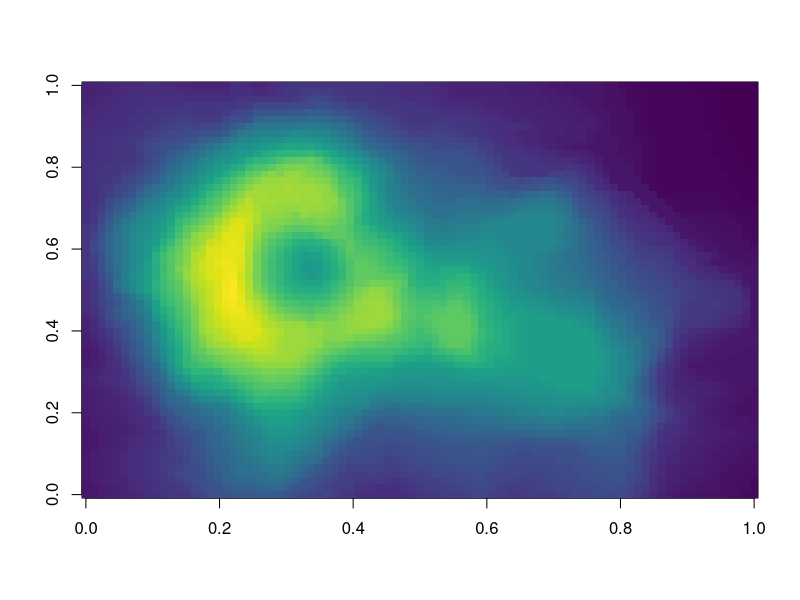
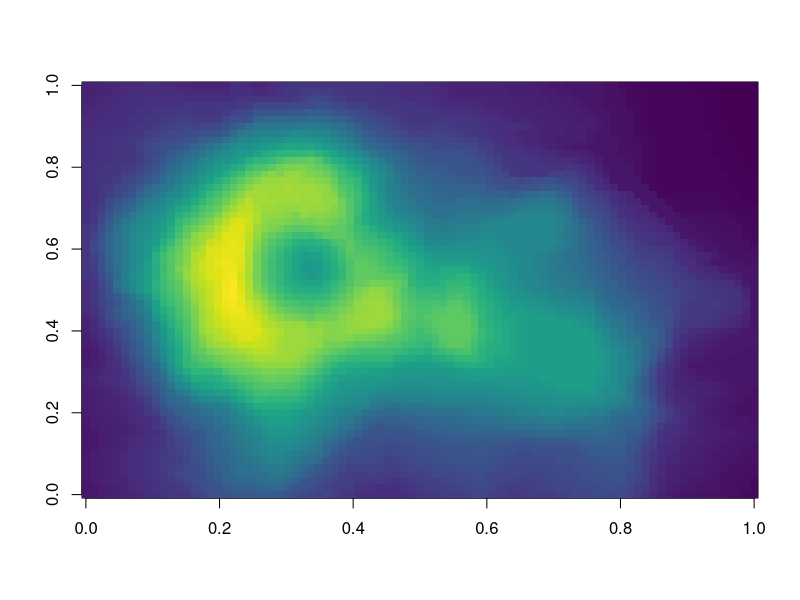
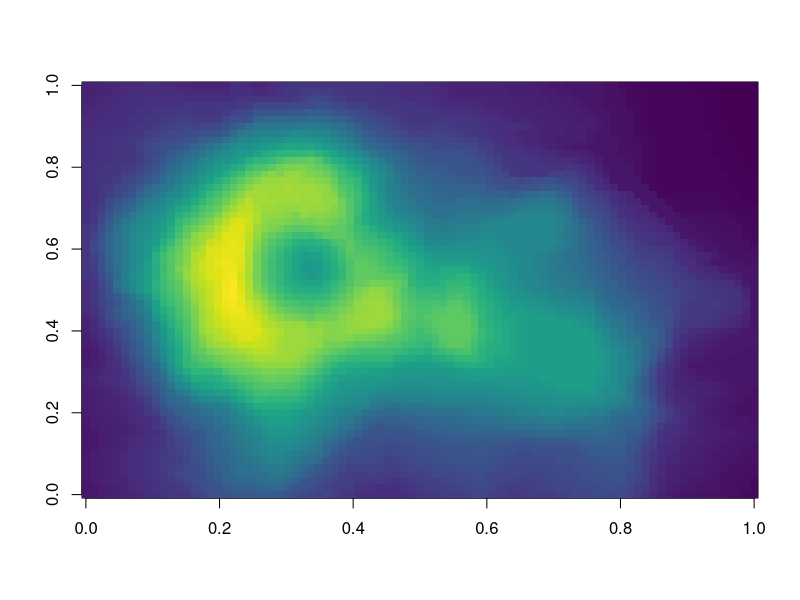
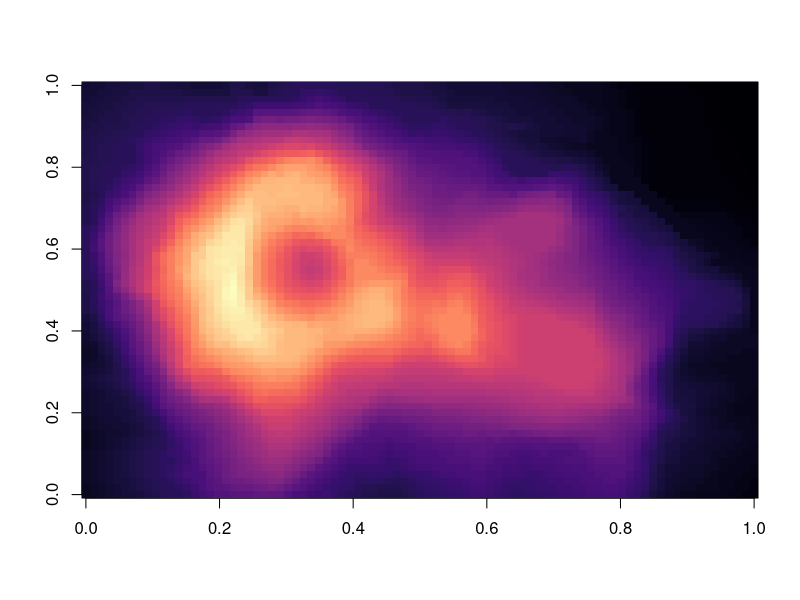

Write the R code that produced these figures, in order.
## ---- chunk 1
library(viridis)
## ---- chunk 2
image(volcano, col = viridis(200))
## ---- chunk 3
image(volcano, col = viridis(200))
## ---- chunk 4
image(volcano, col = viridis(200))
## ---- chunk 5
image(volcano, col = viridis(200, option = "magma"))
